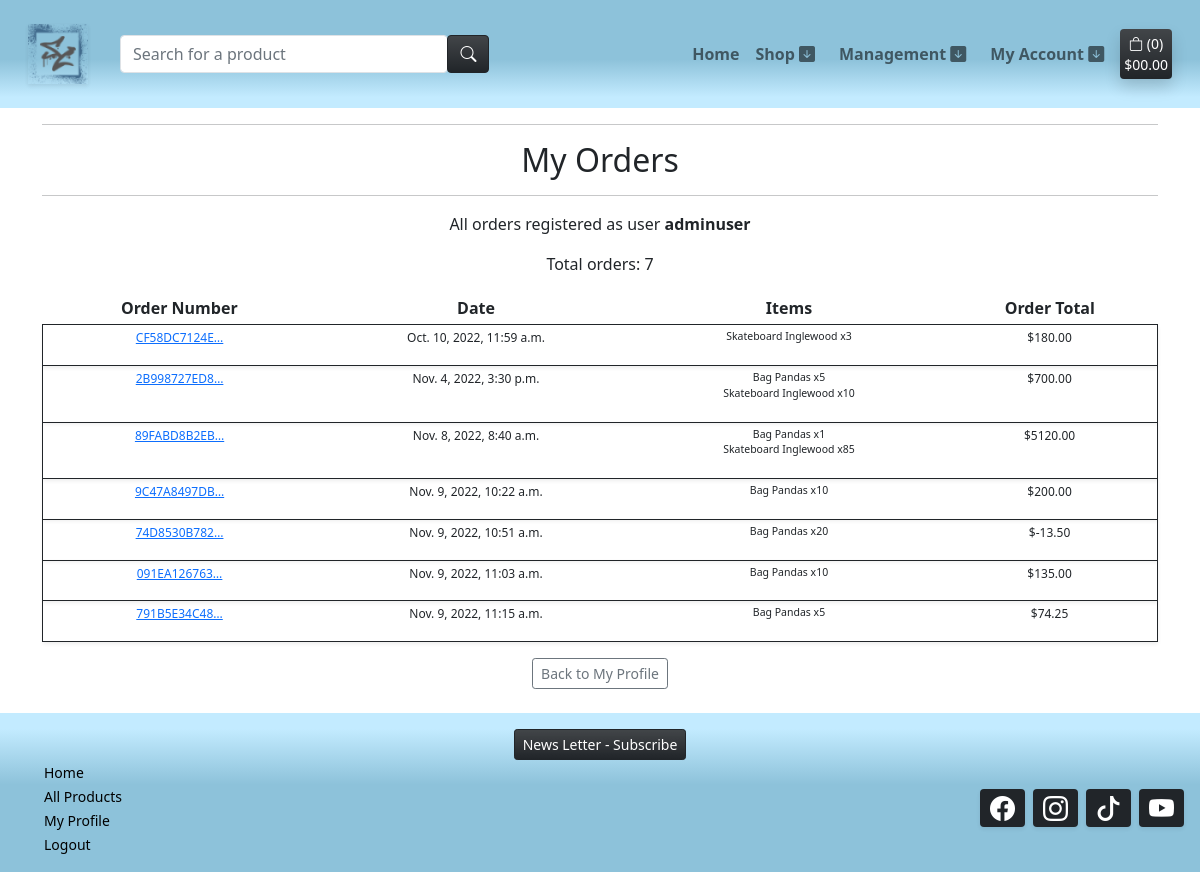
Before: /profile/my-orders/ (signed in) with the older database file.
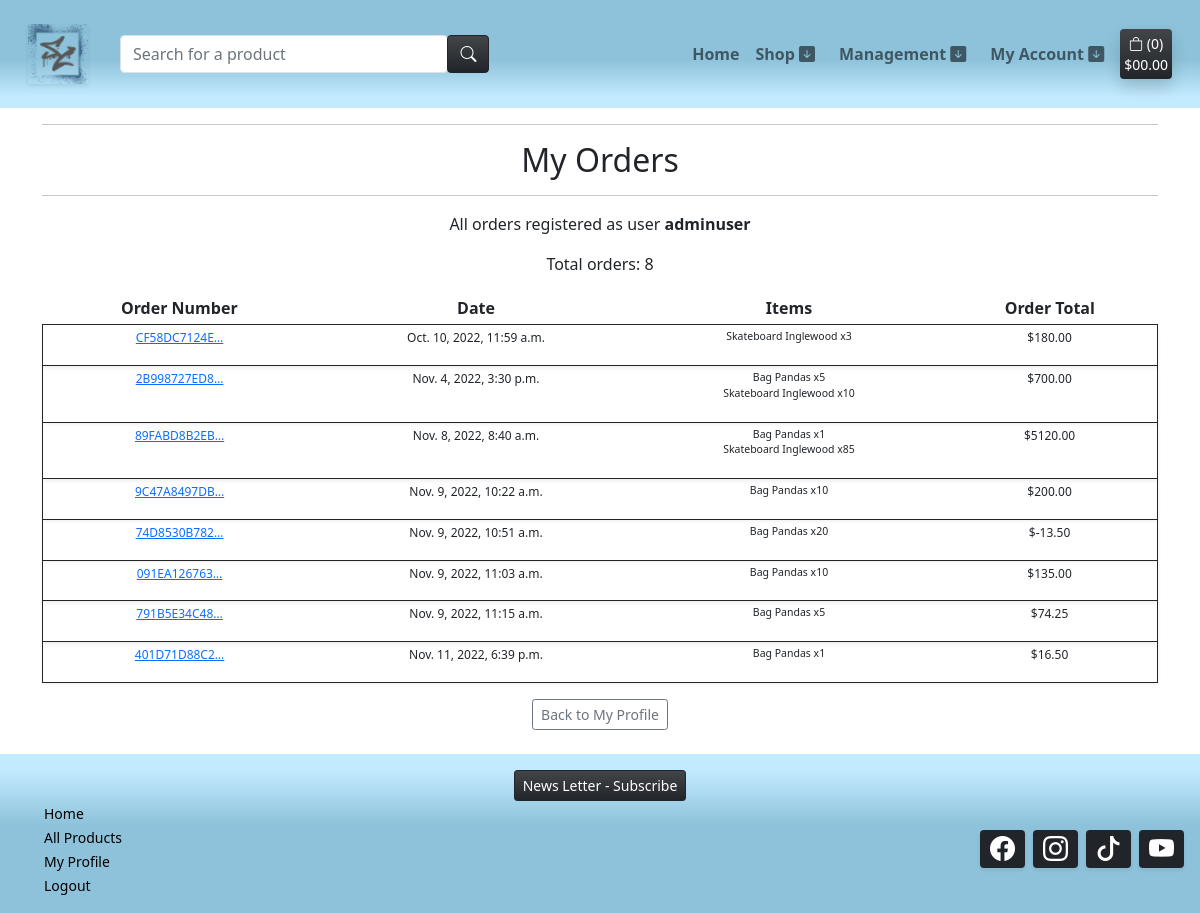
After: the same page with the newer database file.
### checkout/models.py (models this page shows, shortened)
class Order(models.Model):
    order_number = models.CharField(max_length=32, null=False, editable=False)
    user_profile = models.ForeignKey(UserProfile, on_delete=models.SET_NULL,
                                     null=True, blank=True, related_name='orders')
    full_name = models.CharField(max_length=50, null=False, blank=False)
    email = models.EmailField(max_length=254, null=False, blank=False)
    phone_number = models.CharField(max_length=20, null=False, blank=False)
    country = CountryField(blank_label='Country *', null=False, blank=False)
    postcode = models.CharField(max_length=20, null=True, blank=True)
    town_or_city = models.CharField(max_length=40, null=False, blank=False)
    street_address1 = models.CharField(max_length=80, null=False, blank=False)
    street_address2 = models.CharField(max_length=80, null=True, blank=True)
    county = models.CharField(max_length=80, null=True, blank=True)
    date = models.DateTimeField(auto_now_add=True)
    valid_coupon = models.CharField(max_length=25, null=True, blank=True)
    discount_total = models.DecimalField(max_digits=6, decimal_places=2, null=False, default=0)
    delivery_cost = models.DecimalField(max_digits=6, decimal_places=2, null=False, default=0)
    order_total = models.DecimalField(max_digits=10, decimal_places=2, null=False, default=0)
    grand_total = models.DecimalField(max_digits=10, decimal_places=2, null=False, default=0)
    original_bag = models.TextField(null=False, blank=False, default='')
    stripe_pid = models.CharField(max_length=254, null=False, blank=False, default='')
    STATUS_A = 'Payment Approved'
    STATUS_ONE = 'Order sent to separation'
    STATUS_TWO = 'Order picked'
    STATUS_THREE = 'Order packed'
    STATUS_FOUR = 'Order shipped'
    STATUS_FIVE = 'Order delivered'
    ORDER_STATUS = [
        (STATUS_A, 'Payment Approved'),
        (STATUS_ONE, 'Order sent to separation'),
        (STATUS_TWO, 'Order picked'),
        (STATUS_THREE, 'Order packed'),
        (STATUS_FOUR, 'Order shipped'),
        (STATUS_FIVE, 'Order delivered')
        ]
    status = models.CharField(
        max_length=25,
        choices=ORDER_STATUS,
        blank=False, default=STATUS_A
        )

class OrderLineItem(models.Model):
    order = models.ForeignKey(Order, null=False, blank=False, on_delete=models.CASCADE, related_name='lineitems')
    product = models.ForeignKey(Product, null=False, blank=False, on_delete=models.CASCADE)
    quantity = models.IntegerField(null=False, blank=False, default=0)
    lineitem_total = models.DecimalField(max_digits=6, decimal_places=2, null=False, blank=False, editable=False)

### products/models.py (models this page shows, shortened)
class Product(models.Model):
    sku = models.SmallAutoField(primary_key=True)
    name = models.CharField(max_length=150, unique=True)
    release_date = models.DateTimeField(auto_now_add=True)
    category = models.ForeignKey('Category', null=True, blank=True, on_delete=models.SET_NULL)
    quantity_available = models.IntegerField(default=100,
            validators=[
            MinValueValidator(0)
        ])
    description = models.TextField()
    price = models.DecimalField(max_digits=6, decimal_places=2)
    offer = models.ForeignKey(Offer, null=True, blank=True, on_delete=models.SET_NULL)
    product_image = models.ImageField(null=True, blank=True)
    product_image_url = models.URLField(max_length=1024, null=True, blank=True)
    slug = models.SlugField(max_length=254, null=True, blank=True, unique=True)
    class Meta:
        ordering = ['-release_date']

### profiles/views.py (the view)
# urls.py: path('my-orders/', views.orders_list, name='orders_list'),
@login_required
def orders_list(request):
    profile = get_object_or_404(UserProfile, user=request.user)
    orders = profile.orders.all()
    total_orders_list = orders.count()
    context = {
        'orders': orders,
        'total_orders_list': total_orders_list
    }
    return render(request, 'profiles/orders_list.html', context)

### templates/profiles/orders_list.html
{% extends "base.html" %}
{% load i18n %}
{% block content %}
<div class="container text-center">
    <hr>
    <h2 class="m-2">My Orders</h2>
    <hr>
</div>
{% load account %}
<div class="container text-center">
    <div class="row">
        {% if orders %}
        <div class="col-12 text-center">
            <p>All orders registered as user <strong>{% user_display user %}</strong></p>
            <p>Total orders: {{ total_orders_list }}</p>
        </div>
        <div class="col-12 table-responsive">
            <table class="table table-sm table-borderless">
                <thead>
                    <tr>
                        <th>Order Number</th>
                        <th>Date</th>
                        <th>Items</th>
                        <th>Order Total</th>
                    </tr>
                </thead>
                <tbody>
                    {% for order in orders %}
                        <tr class="border border-dark fw-light shadow-sm" style="font-size: 12px;">
                            <td>
                                <a href="{% url 'order_details' order.order_number %}"
                                title="{{ order.order_number }}">
                                    {{ order.order_number|truncatechars:12 }}
                                </a>
                            </td>
                            <td>{{ order.date }}</td>
                            <td>
                                <ul class="list-unstyled">
                                    {% for item in order.lineitems.all %}
                                        <li class="small">
                                            {{ item.product.name }} x{{ item.quantity }}
                                        </li>
                                    {% endfor %}
                                </ul>
                            </td>
                            <td>${{ order.grand_total }}</td>
                        </tr>
                    {% endfor %}
                </tbody>
            </table>
        </div>
        {% else %}
        <div class="container text-center">
            <p class="m-1">We have not identified any orders finalized with the user </p>
            <a class="btn btn-sm btn-dark bg-gradient m-3" href="{% url 'products' %}">Back to Shop</a>
        </div>
        {% endif %}
        <div>
            <a class="btn btn-sm btn-outline-secondary mb-4" href="{% url 'profile' %}">Back to My Profile</a>
        </div>
    </div>
</div>
{%endblock%}

Changed rows visible on the page:
added Order: order_number "401D71D88C2…", date "Nov. 11, 2022, 6:39 p.m.", grand_total "16.50"
added OrderLineItem: product.name "Bag Pandas", quantity "1", shown under "401D71D88C2…"
Other visible differences:
{{ total_orders_list }}: "7" → "8"
